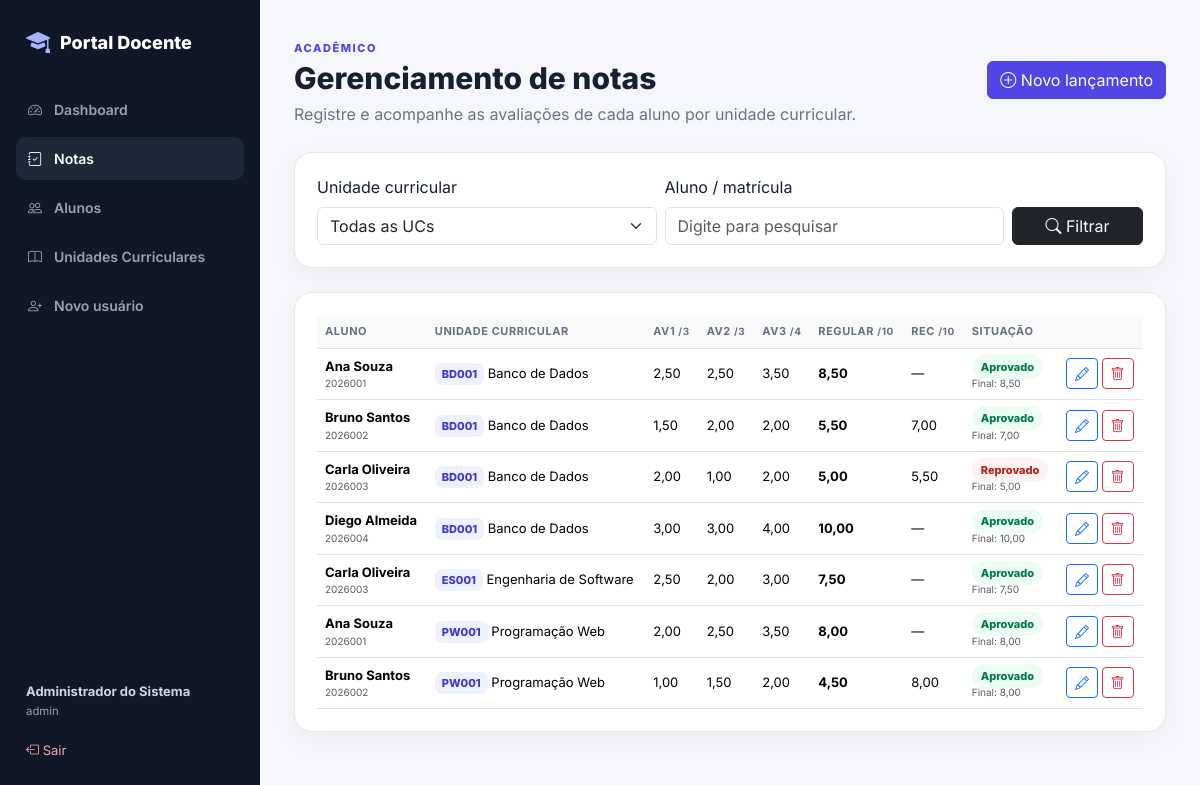
The page /View/notas.php (signed in) on the database its author committed.
### tables this page shows
CREATE TABLE notas (
    id INT UNSIGNED AUTO_INCREMENT PRIMARY KEY,
    aluno_id INT UNSIGNED NOT NULL,
    uc_id INT UNSIGNED NOT NULL,
    av1 DECIMAL(4,2) NULL,
    av2 DECIMAL(4,2) NULL,
    av3 DECIMAL(4,2) NULL,
    rec DECIMAL(4,2) NULL,
    criado_em TIMESTAMP NOT NULL DEFAULT CURRENT_TIMESTAMP,
    atualizado_em TIMESTAMP NOT NULL DEFAULT CURRENT_TIMESTAMP ON UPDATE CURRENT_TIMESTAMP,

    CONSTRAINT chk_av1 CHECK (av1 IS NULL OR (av1 >= 0 AND av1 <= 3)),
    CONSTRAINT chk_av2 CHECK (av2 IS NULL OR (av2 >= 0 AND av2 <= 3)),
    CONSTRAINT chk_av3 CHECK (av3 IS NULL OR (av3 >= 0 AND av3 <= 4)),
    CONSTRAINT chk_rec CHECK (rec IS NULL OR (rec >= 0 AND rec <= 10)),

    CONSTRAINT fk_notas_aluno FOREIGN KEY (aluno_id) REFERENCES alunos(id) ON DELETE CASCADE,
    CONSTRAINT fk_notas_uc FOREIGN KEY (uc_id) REFERENCES unidades_curriculares(id) ON DELETE RESTRICT,
    CONSTRAINT uq_aluno_uc UNIQUE (aluno_id, uc_id)
);

CREATE TABLE alunos (
    id INT UNSIGNED AUTO_INCREMENT PRIMARY KEY,
    nome VARCHAR(120) NOT NULL,
    matricula VARCHAR(30) NOT NULL UNIQUE,
    email VARCHAR(150) NOT NULL,
    curso VARCHAR(120) NOT NULL,
    criado_em TIMESTAMP NOT NULL DEFAULT CURRENT_TIMESTAMP
);

CREATE TABLE unidades_curriculares (
    id INT UNSIGNED AUTO_INCREMENT PRIMARY KEY,
    codigo VARCHAR(20) NOT NULL UNIQUE,
    nome VARCHAR(120) NOT NULL,
    carga_horaria SMALLINT UNSIGNED NOT NULL DEFAULT 40,
    periodo VARCHAR(20) NULL,
    criado_em TIMESTAMP NOT NULL DEFAULT CURRENT_TIMESTAMP
);

### bootstrap.php (called while the page is built, shortened)
<?php
function e(mixed $value): string
{
    return htmlspecialchars((string)$value, ENT_QUOTES, 'UTF-8');
}

### Model/Connection.php (called while the page is built, shortened)
<?php
class Connection
{
    private static ?PDO $instance = null;
    public static function getInstance(): PDO
    {
        if (self::$instance === null) {
            try {
                self::$instance = new PDO(
                    'mysql:host=' . DB_HOST . ';port=' . DB_PORT . ';dbname=' . DB_NAME . ';charset=utf8mb4',
                    DB_USER,
                    DB_PASSWORD,
                    [
                        PDO::ATTR_ERRMODE => PDO::ERRMODE_EXCEPTION,
                        PDO::ATTR_DEFAULT_FETCH_MODE => PDO::FETCH_ASSOC,
                        PDO::ATTR_EMULATE_PREPARES => false,
                    ]
                );
            } catch (PDOException $e) {
                die('Não foi possível conectar ao MySQL. Verifique Config/configuration.php e se o MySQL do XAMPP está iniciado.');
            }
        }
        return self::$instance;
    }
}

### Controller/NotaController.php (called while the page is built, shortened)
<?php
class NotaController
{
    private Nota $model;
    public function __construct()
    {
        $this->model = new Nota();
    }
    public function listar(?int $ucId = null, string $busca = ''): array
    {
        return $this->model->listar($ucId, $busca);
    }
}

### Model/Nota.php (called while the page is built, shortened)
<?php
class Nota
{
    private PDO $db;
    public function __construct()
    {
        $this->db = Connection::getInstance();
    }
    public function listar(?int $ucId = null, string $busca = ''): array
    {
        $sql = 'SELECT n.*, a.nome AS aluno_nome, a.matricula,
                       u.codigo AS uc_codigo, u.nome AS uc_nome
                FROM notas n
                INNER JOIN alunos a ON a.id = n.aluno_id
                INNER JOIN unidades_curriculares u ON u.id = n.uc_id
                WHERE 1=1';
        $params = [];
        $sql .= ' ORDER BY u.nome, a.nome';
        $stmt = $this->db->prepare($sql);
        $stmt->execute($params);
        return $stmt->fetchAll();
    }
}

### View/notas.php (the view, shortened to what this page needs)
<?php
require_once __DIR__ . '/../bootstrap.php';
$ucId = isset($_GET['uc_id']) && $_GET['uc_id'] !== '' ? (int)$_GET['uc_id'] : null;
$busca = trim((string)($_GET['busca'] ?? ''));
$notas = (new NotaController())->listar($ucId, $busca);
require __DIR__ . '/_header.php';
?>
<div class="page-header">
    <div><span class="eyebrow">ACADÊMICO</span><h1>Gerenciamento de notas</h1><p>Registre e acompanhe as avaliações de cada aluno por unidade curricular.</p></div>
    <a href="nota_form.php" class="btn btn-primary"><i class="bi bi-plus-circle"></i> Novo lançamento</a>
</div>
<div class="panel mb-4">
<form class="row g-2 align-items-end">
    <div class="col-md-5">
        <label class="form-label">Unidade curricular</label>
        <select name="uc_id" class="form-select">
            <option value="">Todas as UCs</option>
        </select>
    </div>
    <div class="col-md-5">
        <label class="form-label">Aluno / matrícula</label>
        <input name="busca" value="<?= e($busca) ?>" class="form-control" placeholder="Digite para pesquisar">
    </div>
    <div class="col-md-2"><button class="btn btn-dark w-100"><i class="bi bi-search"></i> Filtrar</button></div>
</form>
</div>
<div class="panel table-responsive">
<table class="table align-middle">
<thead><tr><th>Aluno</th><th>Unidade curricular</th><th>AV1 <small>/3</small></th><th>AV2 <small>/3</small></th><th>AV3 <small>/4</small></th><th>Regular <small>/10</small></th><th>REC <small>/10</small></th><th>Situação</th><th></th></tr></thead>
<tbody>
<?php foreach ($notas as $n):
    $regular = (float)$n['av1'] + (float)$n['av2'] + (float)$n['av3'];
    $final = $regular >= 6 ? $regular : (($n['rec'] !== null && (float)$n['rec'] >= 6) ? (float)$n['rec'] : $regular);
    $aprovado = $regular >= 6 || ($n['rec'] !== null && (float)$n['rec'] >= 6);
?>
<tr>
    <td><strong><?= e($n['aluno_nome']) ?></strong><small class="d-block text-muted"><?= e($n['matricula']) ?></small></td>
    <td><span class="uc-badge"><?= e($n['uc_codigo']) ?></span> <?= e($n['uc_nome']) ?></td>
    <td><?= number_format((float)$n['av1'], 2, ',', '.') ?></td>
    <td><?= number_format((float)$n['av2'], 2, ',', '.') ?></td>
    <td><?= number_format((float)$n['av3'], 2, ',', '.') ?></td>
    <td><strong><?= number_format($regular, 2, ',', '.') ?></strong></td>
    <td><?= $n['rec'] === null ? '—' : number_format((float)$n['rec'], 2, ',', '.') ?></td>
    <td><span class="status <?= $aprovado ? 'approved' : 'failed' ?>"><?= $aprovado ? 'Aprovado' : 'Reprovado' ?></span><small class="d-block text-muted">Final: <?= number_format($final,2,',','.') ?></small></td>
    <td class="text-nowrap">
        <a class="btn btn-sm btn-outline-primary" href="nota_form.php?id=<?= $n['id'] ?>"><i class="bi bi-pencil"></i></a>
        <form method="post" class="d-inline" onsubmit="return confirm('Excluir este lançamento?');">
            <button class="btn btn-sm btn-outline-danger"><i class="bi bi-trash"></i></button>
        </form>
    </td>
</tr>
<?php endforeach; ?>
</tbody>
</table>
</div>
<?php require __DIR__ . '/_footer.php'; ?>

### View/_header.php (shortened to what this page needs)
<?php
require_once __DIR__ . '/../bootstrap.php';
$current = basename($_SERVER['PHP_SELF']);
?>
<!doctype html>
<html lang="pt-BR">
<head>
<link href="https://cdn.jsdelivr.net/npm/bootstrap@5.3.6/dist/css/bootstrap.min.css" rel="stylesheet">
<link href="https://cdn.jsdelivr.net/npm/bootstrap-icons@1.13.1/font/bootstrap-icons.min.css" rel="stylesheet">
<link rel="stylesheet" href="../templates/css/app.css">
</head>
<body>
<div class="app-shell">
<aside class="sidebar">
    <div class="brand"><i class="bi bi-mortarboard-fill"></i><span>Portal Docente</span></div>
    <nav>
        <a class="<?= $current === 'dashboard.php' ? 'active' : '' ?>" href="dashboard.php"><i class="bi bi-speedometer2"></i> Dashboard</a>
        <a class="<?= $current === 'notas.php' || $current === 'nota_form.php' ? 'active' : '' ?>" href="notas.php"><i class="bi bi-journal-check"></i> Notas</a>
        <a class="<?= $current === 'alunos.php' || $current === 'aluno_form.php' ? 'active' : '' ?>" href="alunos.php"><i class="bi bi-people"></i> Alunos</a>
        <a class="<?= $current === 'ucs.php' || $current === 'uc_form.php' ? 'active' : '' ?>" href="ucs.php"><i class="bi bi-book"></i> Unidades Curriculares</a>
        <?php if (($_SESSION['usuario_tipo'] ?? '') === 'admin'): ?>
            <a href="usuario_form.php"><i class="bi bi-person-plus"></i> Novo usuário</a>
        <?php endif; ?>
    </nav>
    <div class="sidebar-footer">
        <div><strong><?= e($_SESSION['usuario_nome'] ?? '') ?></strong></div>
        <small><?= e($_SESSION['usuario_tipo'] ?? '') ?></small>
        <a href="logout.php" class="logout"><i class="bi bi-box-arrow-left"></i> Sair</a>
    </div>
</aside>
<main class="main-content">

### View/_footer.php (shortened to what this page needs)
</main>
</div>
</body>
</html>

### templates/css/app.css (style rules this page uses)
:root { --primary:#4f46e5;--primary-dark:#3730a3;--bg:#f5f7fb;--surface:#fff;--text:#172033; --muted:#6b7280;--border:#e5e7eb;--sidebar:#101828;--sidebar-muted:#98a2b3; }
* { box-sizing:border-box }
body { margin:0;font-family:Inter,system-ui,sans-serif;background:var(--bg);color:var(--text) }
a { text-decoration:none }
.app-shell { display:flex;min-height:100vh }
.sidebar { width:260px;flex:0 0 260px;background:var(--sidebar);color:#fff;padding:24px 16px;display:flex;flex-direction:column }
.brand { font-weight:800;font-size:18px;display:flex;gap:10px;align-items:center;padding:0 10px 28px }
.brand i { font-size:24px;color:#a5b4fc }
.sidebar nav { display:grid;gap:6px }
.sidebar nav a { color:var(--sidebar-muted);padding:11px 12px;border-radius:10px;display:flex;align-items:center;gap:12px;font-size:14px;font-weight:600 }
.sidebar nav a:hover,.sidebar nav a.active { background:#1d2939;color:#fff }
.sidebar-footer { margin-top:auto;padding:16px 10px;color:#d0d5dd;font-size:13px }
.sidebar-footer small { color:var(--sidebar-muted) }
.logout { display:block;margin-top:20px;color:#fda4af!important }
.main-content { flex:1;padding:34px;min-width:0 }
.page-header { display:flex;justify-content:space-between;gap:20px;align-items:center;margin-bottom:26px }
.page-header h1 { font-size:30px;font-weight:800;margin:2px 0 6px }
.page-header p { margin:0;color:var(--muted) }
.eyebrow { font-size:11px;letter-spacing:.14em;font-weight:800;color:var(--primary) }
.btn-primary { background:var(--primary);border-color:var(--primary) }
.panel { background:var(--surface);border:1px solid var(--border);border-radius:18px;padding:22px;box-shadow:0 8px 28px rgba(15,23,42,.04) }
.table { margin-bottom:0 }
.table th { font-size:11px;text-transform:uppercase;letter-spacing:.05em;color:#667085;background:#fafafa;white-space:nowrap }
.table td { font-size:13px }
.table small { font-size:10px }
.uc-badge { background:#eef2ff;color:#4338ca;padding:4px 7px;border-radius:7px;font-size:11px;font-weight:800 }
.status { padding:5px 9px;border-radius:99px;font-size:11px;font-weight:800 }
.status.approved { background:#ecfdf3;color:#027a48 }
.status.failed { background:#fef3f2;color:#b42318 }

### rows shown on the page
notas: aluno.nome "Ana Souza", aluno.matricula "2026001", uc.codigo "BD001", uc.nome "Banco de Dados", av1 "2,50", av2 "2,50", av3 "3,50", regular "8,50", shows "Aprovado", final "8,50"
notas: aluno.nome "Bruno Santos", aluno.matricula "2026002", uc.codigo "BD001", uc.nome "Banco de Dados", av1 "1,50", av2 "2,00", av3 "2,00", regular "5,50", rec "7,00", shows "Aprovado", final "7,00"
notas: aluno.nome "Carla Oliveira", aluno.matricula "2026003", uc.codigo "BD001", uc.nome "Banco de Dados", av1 "2,00", av2 "1,00", av3 "2,00", regular "5,00", rec "5,50", shows "Reprovado", final "5,00"
notas: aluno.nome "Diego Almeida", aluno.matricula "2026004", uc.codigo "BD001", uc.nome "Banco de Dados", av1 "3,00", av2 "3,00", av3 "4,00", regular "10,00", shows "Aprovado", final "10,00"
notas: aluno.nome "Carla Oliveira", aluno.matricula "2026003", uc.codigo "ES001", uc.nome "Engenharia de Software", av1 "2,50", av2 "2,00", av3 "3,00", regular "7,50", shows "Aprovado", final "7,50"
notas: aluno.nome "Ana Souza", aluno.matricula "2026001", uc.codigo "PW001", uc.nome "Programação Web", av1 "2,00", av2 "2,50", av3 "3,50", regular "8,00", shows "Aprovado", final "8,00"
notas: aluno.nome "Bruno Santos", aluno.matricula "2026002", uc.codigo "PW001", uc.nome "Programação Web", av1 "1,00", av2 "1,50", av3 "2,00", regular "4,50", rec "8,00", shows "Aprovado", final "8,00"

### other values the page prints
$_SESSION['usuario_nome'] "Administrador do Sistema"
$_SESSION['usuario_tipo'] "admin"
